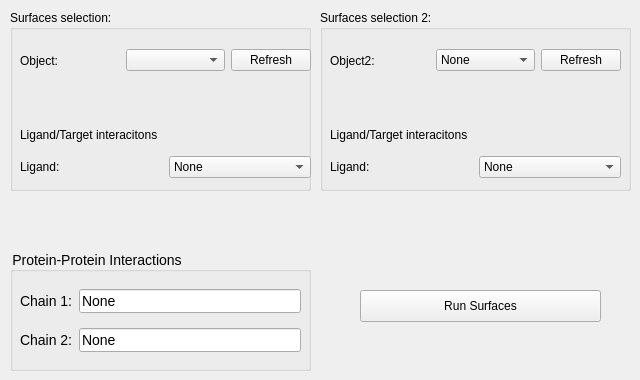
     <widget class="QWidget" name="tab_14">
      <attribute name="title">
       <string>Run</string>
      </attribute>
      <widget class="QPushButton" name="surfaces_run_button">
       <property name="geometry">
        <rect>
         <x>360</x>
         <y>290</y>
         <width>241</width>
         <height>32</height>
        </rect>
       </property>
       <property name="text">
        <string>Run Surfaces</string>
       </property>
      </widget>
      <widget class="QGroupBox" name="groupBox_17">
       <property name="geometry">
        <rect>
         <x>320</x>
         <y>10</y>
         <width>311</width>
         <height>181</height>
        </rect>
       </property>
       <property name="title">
        <string>Surfaces selection 2:</string>
       </property>
       <widget class="QWidget" name="horizontalLayoutWidget_10">
        <property name="geometry">
         <rect>
          <x>10</x>
          <y>20</y>
          <width>291</width>
          <height>61</height>
         </rect>
        </property>
        <layout class="QHBoxLayout" name="horizontalLayout_29">
         <item>
          <widget class="QLabel" name="label_20">
           <property name="text">
            <string>Object2:</string>
           </property>
          </widget>
         </item>
         <item>
          <widget class="QComboBox" name="surface_select_result_2">
           <property name="sizePolicy">
            <sizepolicy hsizetype="Minimum" vsizetype="Fixed">
             <horstretch>0</horstretch>
             <verstretch>0</verstretch>
            </sizepolicy>
           </property>
           <property name="currentText">
            <string>None</string>
           </property>
           <property name="currentIndex">
            <number>0</number>
           </property>
           <item>
            <property name="text">
             <string>None</string>
            </property>
           </item>
          </widget>
         </item>
         <item>
          <widget class="QPushButton" name="surfaces_refresh_button_2">
           <property name="sizePolicy">
            <sizepolicy hsizetype="Maximum" vsizetype="Fixed">
             <horstretch>0</horstretch>
             <verstretch>0</verstretch>
            </sizepolicy>
           </property>
           <property name="text">
            <string>Refresh</string>
           </property>
          </widget>
         </item>
        </layout>
       </widget>
       <widget class="QWidget" name="layoutWidget_17">
        <property name="geometry">
         <rect>
          <x>10</x>
          <y>110</y>
          <width>291</width>
          <height>58</height>
         </rect>
        </property>
        <layout class="QVBoxLayout" name="verticalLayout_5">
         <item>
          <widget class="QLabel" name="label_30">
           <property name="text">
            <string>Ligand/Target interacitons</string>
           </property>
          </widget>
         </item>
         <item>
          <layout class="QHBoxLayout" name="horizontalLayout_30">
           <item>
            <widget class="QLabel" name="label_44">
             <property name="text">
              <string>Ligand:</string>
             </property>
            </widget>
           </item>
           <item>
            <widget class="QComboBox" name="surface_select_lig_2">
             <property name="sizePolicy">
              <sizepolicy hsizetype="Minimum" vsizetype="Fixed">
               <horstretch>0</horstretch>
               <verstretch>0</verstretch>
              </sizepolicy>
             </property>
             <property name="currentText">
              <string>None</string>
             </property>
             <property name="currentIndex">
              <number>0</number>
             </property>
             <item>
              <property name="text">
               <string>None</string>
              </property>
             </item>
            </widget>
           </item>
          </layout>
         </item>
        </layout>
       </widget>
      </widget>
      <widget class="QGroupBox" name="groupBox_9">
       <property name="geometry">
        <rect>
         <x>10</x>
         <y>10</y>
         <width>301</width>
         <height>181</height>
        </rect>
       </property>
       <property name="title">
        <string>Surfaces selection:</string>
       </property>
       <widget class="QWidget" name="horizontalLayoutWidget_5">
        <property name="geometry">
         <rect>
          <x>10</x>
          <y>20</y>
          <width>291</width>
          <height>61</height>
         </rect>
        </property>
        <layout class="QHBoxLayout" name="horizontalLayout_9">
         <item>
          <widget class="QLabel" name="label_3">
           <property name="text">
            <string>Object:</string>
           </property>
          </widget>
         </item>
         <item>
          <widget class="QComboBox" name="surface_select_result">
           <property name="sizePolicy">
            <sizepolicy hsizetype="Minimum" vsizetype="Fixed">
             <horstretch>0</horstretch>
             <verstretch>0</verstretch>
            </sizepolicy>
           </property>
           <property name="currentText">
            <string/>
           </property>
           <property name="currentIndex">
            <number>-1</number>
           </property>
          </widget>
         </item>
         <item>
          <widget class="QPushButton" name="surfaces_refresh_button">
           <property name="sizePolicy">
            <sizepolicy hsizetype="Maximum" vsizetype="Fixed">
             <horstretch>0</horstretch>
             <verstretch>0</verstretch>
            </sizepolicy>
           </property>
           <property name="text">
            <string>Refresh</string>
           </property>
          </widget>
         </item>
        </layout>
       </widget>
       <widget class="QWidget" name="layoutWidget_3">
        <property name="geometry">
         <rect>
          <x>10</x>
          <y>110</y>
          <width>291</width>
          <height>58</height>
         </rect>
        </property>
        <layout class="QVBoxLayout" name="verticalLayout_3">
         <item>
          <widget class="QLabel" name="label_22">
           <property name="text">
            <string>Ligand/Target interacitons</string>
           </property>
          </widget>
         </item>
         <item>
          <layout class="QHBoxLayout" name="horizontalLayout_13">
           <item>
            <widget class="QLabel" name="label_13">
             <property name="text">
              <string>Ligand:</string>
             </property>
            </widget>
           </item>
           <item>
            <widget class="QComboBox" name="surface_select_lig">
             <property name="sizePolicy">
              <sizepolicy hsizetype="Minimum" vsizetype="Fixed">
               <horstretch>0</horstretch>
               <verstretch>0</verstretch>
              </sizepolicy>
             </property>
             <property name="currentText">
              <string>None</string>
             </property>
             <property name="currentIndex">
              <number>0</number>
             </property>
             <item>
              <property name="text">
               <string>None</string>
              </property>
             </item>
            </widget>
           </item>
          </layout>
         </item>
        </layout>
       </widget>
      </widget>
      <widget class="QGroupBox" name="groupBox_6">
       <property name="geometry">
        <rect>
         <x>10</x>
         <y>250</y>
         <width>301</width>
         <height>121</height>
        </rect>
       </property>
       <property name="styleSheet">
        <string notr="true">font-size: 14px;</string>
       </property>
       <property name="title">
        <string>Protein-Protein Interactions</string>
       </property>
       <widget class="QWidget" name="layoutWidget">
        <property name="geometry">
         <rect>
          <x>10</x>
          <y>30</y>
          <width>281</width>
          <height>82</height>
         </rect>
        </property>
        <layout class="QVBoxLayout" name="verticalLayout">
         <item>
          <layout class="QHBoxLayout" name="horizontalLayout_11">
           <item>
            <widget class="QLabel" name="label_9">
             <property name="text">
              <string>Chain 1:</string>
             </property>
            </widget>
           </item>
           <item>
            <widget class="QLineEdit" name="chain_lineEdit">
             <property name="text">
              <string>None</string>
             </property>
            </widget>
           </item>
          </layout>
         </item>
         <item>
          <layout class="QHBoxLayout" name="horizontalLayout_12">
           <item>
            <widget class="QLabel" name="label_12">
             <property name="text">
              <string>Chain 2:</string>
             </property>
            </widget>
           </item>
           <item>
            <widget class="QLineEdit" name="chain_lineEdit_1">
             <property name="text">
              <string>None</string>
             </property>
            </widget>
           </item>
          </layout>
         </item>
        </layout>
       </widget>
      </widget>
     </widget>
